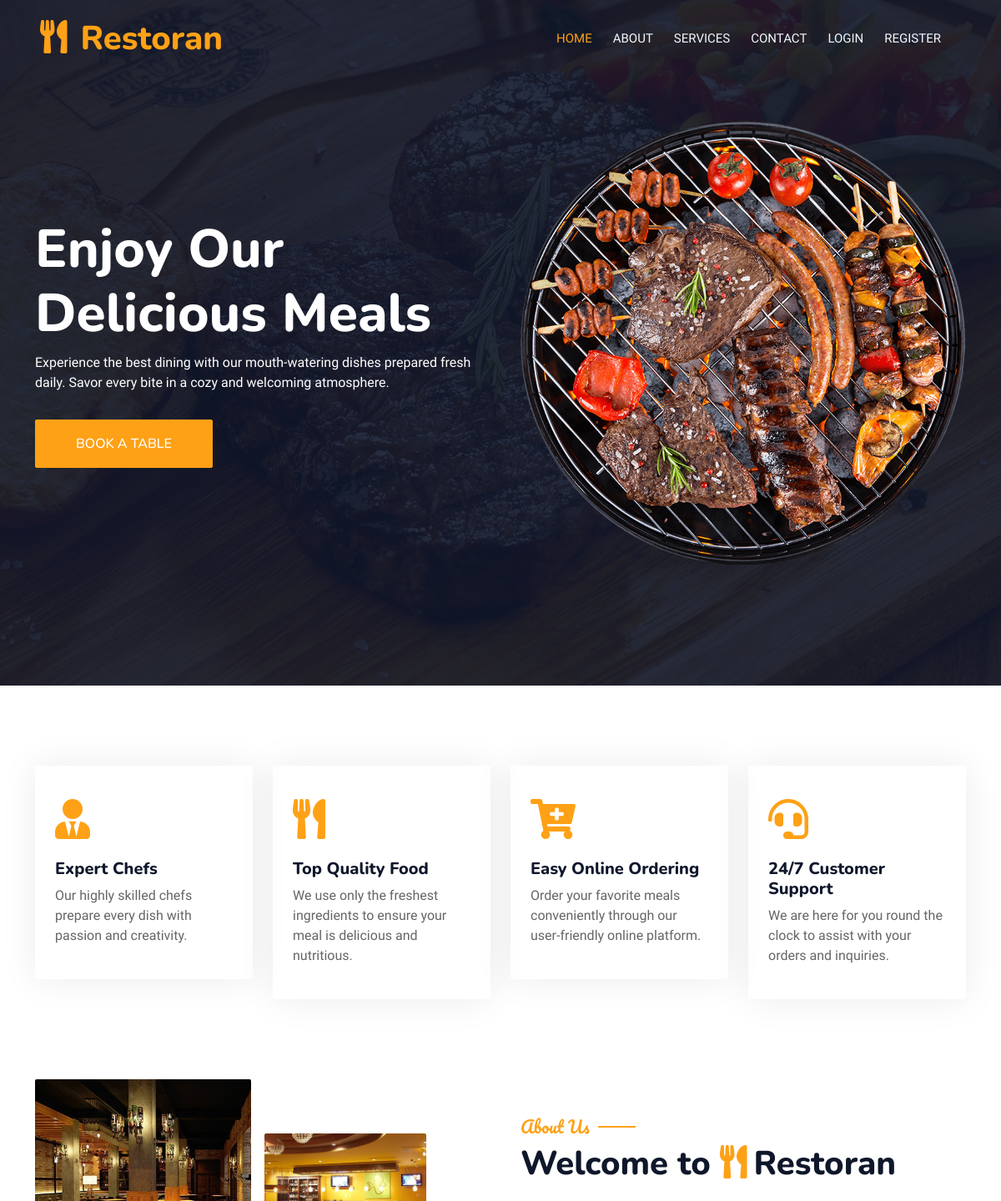
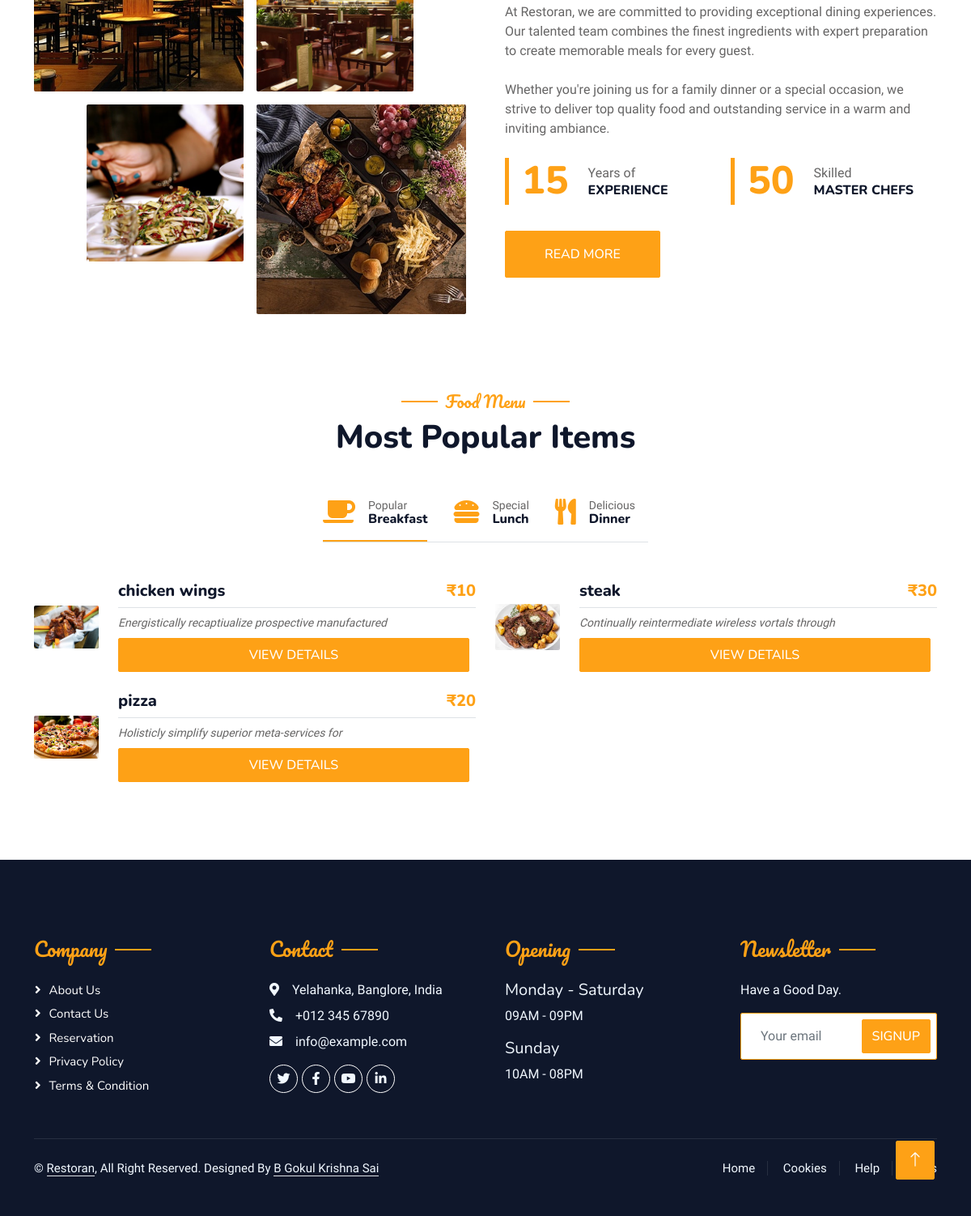
The page / on the database its author committed (2 pictures, top to bottom).
### tables this page shows
CREATE TABLE `foods` (
  `id` int(10) NOT NULL,
  `name` varchar(200) NOT NULL,
  `image` varchar(200) NOT NULL,
  `description` text NOT NULL,
  `price` varchar(20) NOT NULL,
  `meal_id` int(1) NOT NULL,
  `created_at` timestamp NOT NULL DEFAULT current_timestamp()
);

### libs/App.php (called while the page is built, shortened)
<?php
class App
{
    public $host = HOST;
    public $dbname = DBNAME;
    public $user = USER;
    public $pass = PASS;
    public $link;
    private function connect()
    {
        try {
            $this->link = new PDO(
                "mysql:host={$this->host};dbname={$this->dbname}",
                $this->user,
                $this->pass
            );
            $this->link->setAttribute(PDO::ATTR_ERRMODE, PDO::ERRMODE_EXCEPTION);
        } catch (PDOException $e) {
            die('Database Connection Failed: ' . $e->getMessage());
        }
    }
    public function selectAll(string $query)
    {
        $stmt = $this->link->query($query);
        if ($stmt) {
            $allRows = $stmt->fetchAll(PDO::FETCH_OBJ);
            return $allRows ?: false;
        }
        return false;
    }
}

### index.php (the view, shortened to what this page needs)
<?php
require_once __DIR__ . "/libs/App.php";
$app = new App();
$meals_1 = $app->selectAll("SELECT * FROM foods WHERE meal_id=1");
$meals_2 = $app->selectAll("SELECT * FROM foods WHERE meal_id=2");
$meals_3 = $app->selectAll("SELECT * FROM foods WHERE meal_id=3");
?>
<!DOCTYPE html>
<html lang="en">
<head>
    <link href="https://cdnjs.cloudflare.com/ajax/libs/font-awesome/5.10.0/css/all.min.css" rel="stylesheet" />
    <link href="https://cdn.jsdelivr.net/npm/bootstrap-icons@1.4.1/font/bootstrap-icons.css" rel="stylesheet" />
    <link href="<?php echo APPURL; ?>/lib/animate/animate.min.css" rel="stylesheet" />
    <link href="<?php echo APPURL; ?>/lib/owlcarousel/assets/owl.carousel.min.css" rel="stylesheet" />
    <link href="<?php echo APPURL; ?>/lib/tempusdominus/css/tempusdominus-bootstrap-4.min.css" rel="stylesheet" />
    <link href="<?php echo APPURL; ?>/css/bootstrap.min.css" rel="stylesheet" />
    <link href="<?php echo APPURL; ?>/css/style.css" rel="stylesheet" />
</head>
<body>
    <div class="container-xxl bg-white p-0">
        <nav class="navbar navbar-expand-lg navbar-dark bg-dark px-4 px-lg-5 py-3 py-lg-0">
            <a href="<?php echo APPURL; ?>" class="navbar-brand p-0">
                <h1 class="text-primary m-0"><i class="fa fa-utensils me-3"></i>Restoran</h1>
            </a>
            <div class="collapse navbar-collapse" id="navbarCollapse">
                <div class="navbar-nav ms-auto py-0 pe-4">
                    <a href="<?php echo APPURL; ?>" class="nav-item nav-link active">Home</a>
                    <a href="<?php echo APPURL; ?>/about.php" class="nav-item nav-link">About</a>
                    <a href="<?php echo APPURL; ?>/service.php" class="nav-item nav-link">Services</a>
                    <a href="<?php echo APPURL; ?>/contact.php" class="nav-item nav-link">Contact</a>
                    <?php if (isset($_SESSION['username'])) : ?>
                        <a href="<?php echo APPURL; ?>/booking.php" class="nav-item nav-link">Booking</a>
                        <a href="<?php echo APPURL; ?>/food/cart.php" class="nav-item nav-link">
                            <i class="fa fa-shopping-cart"></i> Cart
                        </a>
                        <li class="nav-item dropdown">
                            <a class="nav-link dropdown-toggle" href="#" id="navbarDropdown" role="button" data-bs-toggle="dropdown" aria-expanded="false">
                                <?php echo htmlspecialchars($_SESSION['username']); ?>
                            </a>
                            <ul class="dropdown-menu" aria-labelledby="navbarDropdown">
                                <li><a class="dropdown-item" href="<?php echo APPURL; ?>/users/bookings.php">My Bookings</a></li>
                                <li><a class="dropdown-item" href="<?php echo APPURL; ?>/users/orders.php">My Orders</a></li>
                                <li>
                                    <hr class="dropdown-divider">
                                </li>
                                <li><a class="dropdown-item" href="<?php echo APPURL; ?>/auth/logout.php">Logout</a></li>
                            </ul>
                        </li>
                    <?php else : ?>
                        <a href="<?php echo APPURL; ?>/auth/login.php" class="nav-item nav-link">Login</a>
                        <a href="<?php echo APPURL; ?>/auth/register.php" class="nav-item nav-link">Register</a>
                    <?php endif; ?>
                </div>
            </div>
        </nav>
        <div class="container-xxl py-5 bg-dark hero-header mb-5">
            <div class="container my-5 py-5">
                <div class="row align-items-center g-5">
                    <div class="col-lg-6 text-center text-lg-start">
                        <h1 class="display-3 text-white animated slideInLeft">
                            Enjoy Our<br>Delicious Meals
                        </h1>
                        <p class="text-white animated slideInLeft mb-4 pb-2">
                            Experience the best dining with our mouth-watering dishes prepared fresh daily. Savor every bite in a cozy and welcoming atmosphere.
                        </p>
                        <a href="<?php echo APPURL; ?>/booking.php" class="btn btn-primary py-sm-3 px-sm-5 me-3 animated slideInLeft">
                            Book A Table
                        </a>
                    </div>
                    <div class="col-lg-6 text-center text-lg-end overflow-hidden">
                        <img class="img-fluid" src="<?php echo APPURL; ?>/img/hero.png" alt="Hero Image">
                    </div>
                </div>
            </div>
        </div>
        <div class="container-xxl py-5">
            <div class="container">
                <div class="row g-4">
                    <?php
                    $services = [
                        ['icon' => 'fa-user-tie', 'title' => 'Expert Chefs', 'desc' => 'Our highly skilled chefs prepare every dish with passion and creativity.'],
                        ['icon' => 'fa-utensils', 'title' => 'Top Quality Food', 'desc' => 'We use only the freshest ingredients to ensure your meal is delicious and nutritious.'],
                        ['icon' => 'fa-cart-plus', 'title' => 'Easy Online Ordering', 'desc' => 'Order your favorite meals conveniently through our user-friendly online platform.'],
                        ['icon' => 'fa-headset', 'title' => '24/7 Customer Support', 'desc' => 'We are here for you round the clock to assist with your orders and inquiries.']
                    ];
                    foreach ($services as $index => $service) : ?>
                        <div class="col-lg-3 col-sm-6 wow fadeInUp" data-wow-delay="0.<?php echo (1 + $index * 2); ?>s">
                            <div class="service-item rounded pt-3">
                                <div class="p-4">
                                    <i class="fa fa-3x <?php echo $service['icon']; ?> text-primary mb-4"></i>
                                    <h5><?php echo $service['title']; ?></h5>
                                    <p><?php echo $service['desc']; ?></p>
                                </div>
                            </div>
                        </div>
                    <?php endforeach; ?>
                </div>
            </div>
        </div>
        <div class="container-xxl py-5">
            <div class="container">
                <div class="row g-5 align-items-center">
                    <div class="col-lg-6">
                        <div class="row g-3">
                            <div class="col-6 text-start">
                                <img class="img-fluid rounded w-100 wow zoomIn" data-wow-delay="0.1s" src="<?php echo APPURL; ?>/img/about-1.jpg" alt="Our Chefs">
                            </div>
                            <div class="col-6 text-start">
                                <img class="img-fluid rounded w-75 wow zoomIn" data-wow-delay="0.3s" src="<?php echo APPURL; ?>/img/about-2.jpg" alt="Fresh Ingredients" style="margin-top: 25%;">
                            </div>
                            <div class="col-6 text-end">
                                <img class="img-fluid rounded w-75 wow zoomIn" data-wow-delay="0.5s" src="<?php echo APPURL; ?>/img/about-3.jpg" alt="Cozy Dining Area">
                            </div>
                            <div class="col-6 text-end">
                                <img class="img-fluid rounded w-100 wow zoomIn" data-wow-delay="0.7s" src="<?php echo APPURL; ?>/img/about-4.jpg" alt="Delicious Dishes">
                            </div>
                        </div>
                    </div>
                    <div class="col-lg-6">
                        <h5 class="section-title ff-secondary text-start text-primary fw-normal">About Us</h5>
                        <h1 class="mb-4">
                            Welcome to <i class="fa fa-utensils text-primary me-2"></i>Restoran
                        </h1>
                        <p class="mb-4">
                            At Restoran, we are committed to providing exceptional dining experiences. Our talented team combines the finest ingredients with expert preparation to create memorable meals for every guest.
                        </p>
                        <p class="mb-4">
                            Whether you're joining us for a family dinner or a special occasion, we strive to deliver top quality food and outstanding service in a warm and inviting ambiance.
                        </p>
                        <div class="row g-4 mb-4">
                            <div class="col-sm-6">
                                <div class="d-flex align-items-center border-start border-5 border-primary px-3">
                                    <h1 class="flex-shrink-0 display-5 text-primary mb-0" data-toggle="counter-up">15</h1>
                                    <div class="ps-4">
                                        <p class="mb-0">Years of</p>
                                        <h6 class="text-uppercase mb-0">Experience</h6>
                                    </div>
                                </div>
                            </div>
                            <div class="col-sm-6">
                                <div class="d-flex align-items-center border-start border-5 border-primary px-3">
                                    <h1 class="flex-shrink-0 display-5 text-primary mb-0" data-toggle="counter-up">50</h1>
                                    <div class="ps-4">
                                        <p class="mb-0">Skilled</p>
                                        <h6 class="text-uppercase mb-0">Master Chefs</h6>
                                    </div>
                                </div>
                            </div>
                        </div>
                        <a class="btn btn-primary py-3 px-5 mt-2" href="<?php echo APPURL; ?>/about.php">Read More</a>
                    </div>
                </div>
            </div>
        </div>
        <div class="container-xxl py-5">
            <div class="container">
                <div class="text-center wow fadeInUp" data-wow-delay="0.1s">
                    <h5 class="section-title ff-secondary text-center text-primary fw-normal">Food Menu</h5>
                    <h1 class="mb-5">Most Popular Items</h1>
                </div>
                <div class="tab-class text-center wow fadeInUp" data-wow-delay="0.1s">
                    <ul class="nav nav-pills d-inline-flex justify-content-center border-bottom mb-5">
                        <?php
                        $tabs = [
                            ['id' => 'tab-1', 'icon' => 'fa-coffee', 'small' => 'Popular', 'title' => 'Breakfast', 'active' => true],
                            ['id' => 'tab-2', 'icon' => 'fa-hamburger', 'small' => 'Special', 'title' => 'Lunch', 'active' => false],
                            ['id' => 'tab-3', 'icon' => 'fa-utensils', 'small' => 'Delicious', 'title' => 'Dinner', 'active' => false]
                        ];
                        foreach ($tabs as $tab) : ?>
                            <li class="nav-item">
                                <a class="d-flex align-items-center text-start mx-3 <?php echo $tab['active'] ? 'ms-0 pb-3 active' : 'pb-3'; ?>" data-bs-toggle="pill" href="#<?php echo $tab['id']; ?>">
                                    <i class="fa <?php echo $tab['icon']; ?> fa-2x text-primary"></i>
                                    <div class="ps-3">
                                        <small class="text-body"><?php echo $tab['small']; ?></small>
                                        <h6 class="mt-n1 mb-0"><?php echo $tab['title']; ?></h6>
                                    </div>
                                </a>
                            </li>
                        <?php endforeach; ?>
                    </ul>
                    <div class="tab-content">
                        <?php
                        $mealsArr = [$meals_1, $meals_2, $meals_3];
                        foreach ($tabs as $index => $tab) : ?>
                            <div id="<?php echo $tab['id']; ?>" class="tab-pane fade show p-0 <?php echo $tab['active'] ? 'active' : ''; ?>">
                                <div class="row g-4">
                                    <?php foreach ($mealsArr[$index] as $meal) : ?>
                                        <div class="col-lg-6">
                                            <div class="d-flex align-items-center">
                                                <img class="flex-shrink-0 img-fluid rounded" src="<?php echo APPIMAGES; ?>/<?php echo htmlspecialchars($meal->image); ?>" alt="<?php echo htmlspecialchars($meal->name); ?>" style="width: 80px;">
                                                <div class="w-100 d-flex flex-column text-start ps-4">
                                                    <h5 class="d-flex justify-content-between border-bottom pb-2">
                                                        <span><?php echo htmlspecialchars($meal->name); ?></span>
                                                        <span class="text-primary">₹<?php echo htmlspecialchars($meal->price); ?></span>
                                                    </h5>
                                                    <small class="fst-italic"><?php echo htmlspecialchars($meal->description); ?></small>
                                                    <a href="<?php echo APPURL; ?>/food/add-cart.php?id=<?php echo (int)$meal->id; ?>" class="btn btn-primary py-2 top-0 end-0 mt-2 me-2">View Details</a>
                                                </div>
                                            </div>
                                        </div>
                                    <?php endforeach; ?>
                                </div>
                            </div>
                        <?php endforeach; ?>
                    </div>
                </div>
            </div>
        </div>
        <?php require __DIR__ . "/includes/footer.php"; ?>
</body>
</html>

### rows shown on the page
foods: image (picture), name "chicken wings", price "10", description "Energistically recaptiualize prospective manufactured"
foods: image (picture), name "steak", price "30", description "Continually reintermediate wireless vortals through"
foods: image (picture), name "pizza", price "20", description "Holisticly simplify superior meta-services for"

### other values the page prints
$service['title'] "Expert Chefs"
$service['desc'] "Our highly skilled chefs prepare every dish with passion and creativity."
$service['title'] "Top Quality Food"
$service['desc'] "We use only the freshest ingredients to ensure your meal is delicious and nutritious."
$service['title'] "Easy Online Ordering"
$service['desc'] "Order your favorite meals conveniently through our user-friendly online platform."
$service['title'] "24/7 Customer Support"
$service['desc'] "We are here for you round the clock to assist with your orders and inquiries."
$tab['small'] "Popular"
$tab['title'] "Breakfast"
$tab['small'] "Special"
$tab['title'] "Lunch"
$tab['small'] "Delicious"
$tab['title'] "Dinner"
